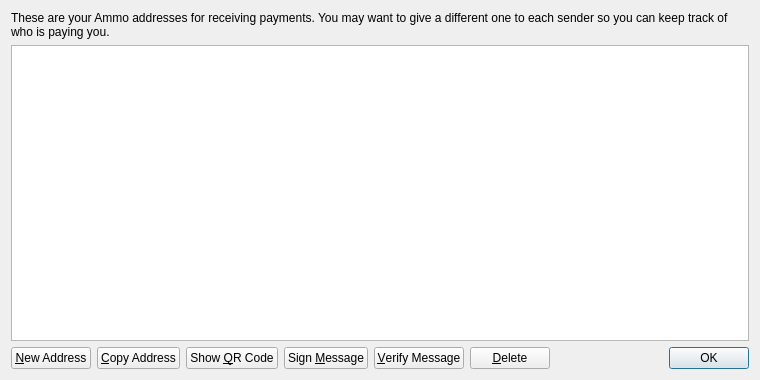
<?xml version="1.0" encoding="UTF-8"?>
<ui version="4.0">
 <class>AddressBookPage</class>
 <widget class="QWidget" name="AddressBookPage">
  <property name="geometry">
   <rect>
    <x>0</x>
    <y>0</y>
    <width>760</width>
    <height>380</height>
   </rect>
  </property>
  <property name="windowTitle">
   <string>Address Book</string>
  </property>
  <layout class="QVBoxLayout" name="verticalLayout">
   <item>
    <widget class="QLabel" name="labelExplanation">
     <property name="text">
      <string>These are your Ammo addresses for receiving payments. You may want to give a different one to each sender so you can keep track of who is paying you.</string>
     </property>
     <property name="textFormat">
      <enum>Qt::PlainText</enum>
     </property>
     <property name="wordWrap">
      <bool>true</bool>
     </property>
    </widget>
   </item>
   <item>
    <widget class="QTableView" name="tableView">
     <property name="contextMenuPolicy">
      <enum>Qt::CustomContextMenu</enum>
     </property>
     <property name="toolTip">
      <string>Double-click to edit address or label</string>
     </property>
     <property name="tabKeyNavigation">
      <bool>false</bool>
     </property>
     <property name="alternatingRowColors">
      <bool>true</bool>
     </property>
     <property name="selectionMode">
      <enum>QAbstractItemView::SingleSelection</enum>
     </property>
     <property name="selectionBehavior">
      <enum>QAbstractItemView::SelectRows</enum>
     </property>
     <property name="sortingEnabled">
      <bool>true</bool>
     </property>
     <attribute name="verticalHeaderVisible">
      <bool>false</bool>
     </attribute>
    </widget>
   </item>
   <item>
    <layout class="QHBoxLayout" name="horizontalLayout">
     <item>
      <widget class="QPushButton" name="newAddressButton">
       <property name="toolTip">
        <string>Create a new address</string>
       </property>
       <property name="text">
        <string>&amp;New Address</string>
       </property>
       <property name="icon">
        <iconset resource="../bitcoin.qrc">
         <normaloff>:/icons/add</normaloff>:/icons/add</iconset>
       </property>
      </widget>
     </item>
     <item>
      <widget class="QPushButton" name="copyToClipboard">
       <property name="toolTip">
        <string>Copy the currently selected address to the system clipboard</string>
       </property>
       <property name="text">
        <string>&amp;Copy Address</string>
       </property>
       <property name="icon">
        <iconset resource="../bitcoin.qrc">
         <normaloff>:/icons/editcopy</normaloff>:/icons/editcopy</iconset>
       </property>
      </widget>
     </item>
     <item>
      <widget class="QPushButton" name="showQRCode">
       <property name="text">
        <string>Show &amp;QR Code</string>
       </property>
       <property name="icon">
        <iconset resource="../bitcoin.qrc">
         <normaloff>:/icons/qrcode</normaloff>:/icons/qrcode</iconset>
       </property>
      </widget>
     </item>
     <item>
      <widget class="QPushButton" name="signMessage">
       <property name="toolTip">
        <string>Sign a message to prove you own a Ammo address</string>
       </property>
       <property name="text">
        <string>Sign &amp;Message</string>
       </property>
       <property name="icon">
        <iconset resource="../bitcoin.qrc">
         <normaloff>:/icons/edit</normaloff>:/icons/edit</iconset>
       </property>
      </widget>
     </item>
     <item>
      <widget class="QPushButton" name="verifyMessage">
       <property name="toolTip">
        <string>Verify a message to ensure it was signed with a specified Ammo address</string>
       </property>
       <property name="text">
        <string>&amp;Verify Message</string>
       </property>
       <property name="icon">
        <iconset resource="../bitcoin.qrc">
         <normaloff>:/icons/transaction_0</normaloff>:/icons/transaction_0</iconset>
       </property>
      </widget>
     </item>
     <item>
      <widget class="QPushButton" name="deleteButton">
       <property name="toolTip">
        <string>Delete the currently selected address from the list</string>
       </property>
       <property name="text">
        <string>&amp;Delete</string>
       </property>
       <property name="icon">
        <iconset resource="../bitcoin.qrc">
         <normaloff>:/icons/remove</normaloff>:/icons/remove</iconset>
       </property>
      </widget>
     </item>
     <item>
      <spacer name="horizontalSpacer">
       <property name="orientation">
        <enum>Qt::Horizontal</enum>
       </property>
       <property name="sizeHint" stdset="0">
        <size>
         <width>40</width>
         <height>20</height>
        </size>
       </property>
      </spacer>
     </item>
     <item>
      <widget class="QDialogButtonBox" name="buttonBox">
       <property name="sizePolicy">
        <sizepolicy hsizetype="Maximum" vsizetype="Fixed">
         <horstretch>0</horstretch>
         <verstretch>0</verstretch>
        </sizepolicy>
       </property>
       <property name="standardButtons">
        <set>QDialogButtonBox::Ok</set>
       </property>
      </widget>
     </item>
    </layout>
   </item>
  </layout>
 </widget>
 <resources>
  <include location="../bitcoin.qrc"/>
 </resources>
 <connections/>
</ui>
